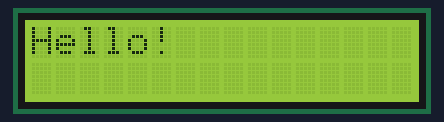
The program below on a simulated Raspberry Pi Pico running MicroPython. On the bench: 16×2 character LCD. At 0.3 s the program stops and its outputs stay as they are.

Above: at 0.3 s.

The program:

AQM0802.py
```python
from machine import I2C, Pin
import time

# I2Cの設定 (I2C0: SDA=GP4, SCL=GP5)
i2c = I2C(0, scl=Pin(5), sda=Pin(4), freq=400000)

# LCDのI2Cアドレス
LCD_ADDR = 0x3E

# コマンド送信関数
def lcd_command(cmd):
    i2c.writeto(LCD_ADDR, bytearray([0x00, cmd]))
    time.sleep_ms(1)

# データ送信関数
def lcd_data(data):
    i2c.writeto(LCD_ADDR, bytearray([0x40, data]))
    time.sleep_ms(1)

# LCD初期化関数
def lcd_init():
    time.sleep_ms(50)  # 電源ON後の待機
    lcd_command(0x38)  # 8bitモード
    lcd_command(0x39)  # 拡張コマンドモード
    lcd_command(0x14)  # 内部OSC設定
    lcd_command(0x70)  # コントラスト設定（調整可）
    lcd_command(0x56)  # 電源電圧調整
    lcd_command(0x6C)  # フォロワー制御
    time.sleep_ms(200)
    lcd_command(0x38)  # 通常動作モード
    lcd_command(0x0C)  # 表示ON, カーソルOFF
    lcd_command(0x01)  # 画面クリア
    time.sleep_ms(2)

# 文字列を表示する関数
def lcd_print(message):
    for char in message:
        lcd_data(ord(char))

# LCDの初期化 & 文字表示
lcd_init()
lcd_print("Hello!")
```
